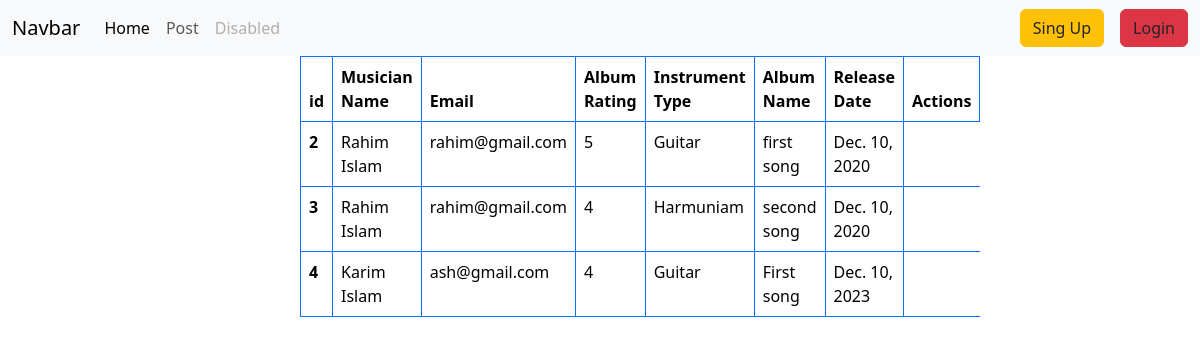
The page / on the database its author committed.
### album/models.py (models this page shows, shortened)
class albums(models.Model):
    Album_name = models.CharField(max_length=100)
    author = models.ForeignKey(User, on_delete=models.CASCADE)
    albums_release_date = models.DateField()
    album_rating = models.CharField(max_length = 5, choices=lists)
    Instrument_type = models.CharField(max_length=50)

### practice/views.py (the view)
# urls.py: 2. Add a URL to urlpatterns:  path('', views.home, name='home')
def home(request):
    data = albums.objects.all()
    return render(request,'home.html', {'data':data})

### templates/home.html
{% extends "base.html" %}
{% block content %}
<div style="width:50% ; margin : auto">
    <table class="table table-bordered border-primary">
        <thead>
          <tr>
            <th scope="col">id</th>
            <th scope="col">Musician Name</th>
            <th scope="col">Email</th>
            <th scope="col">Album Rating</th>
            <th scope="col">Instrument Type</th>
            <th scope="col">Album Name</th>
            <th scope="col">Release Date</th>
            <th scope="col">Actions</th>
          </tr>
        </thead>
        {% for profile in data %}
        {% if request.user.is_authenticated %}
        <tbody>
          <tr>
            <th scope="row">{{profile.id}}</th>
            <td>{{profile.author.first_name}} {{profile.author.last_name}}</td>
            <td>{{profile.author.email}}</td>
            <td>{{profile.album_rating}}</td>
            <td>{{profile.Instrument_type}}</td>
            <td>{{profile.Album_name}}</td>
            <td>{{profile.albums_release_date}}</td>
            <td>
                <div class="d-flex">
                    <a href="{% url 'edit' profile.id %}" class="btn btn-warning">Edit</a>
                    <a href="{% url 'delete' profile.id %}" class="btn btn-danger">Delete</a>
                </div>
            </td>
          </tr>
        </tbody>
        {% else %}
        <tbody>
          <tr>
            <th scope="row">{{profile.id}}</th>
            <td>{{profile.author.first_name}} {{profile.author.last_name}}</td>
            <td>{{profile.author.email}}</td>
            <td>{{profile.album_rating}}</td>
            <td>{{profile.Instrument_type}}</td>
            <td>{{profile.Album_name}}</td>
            <td>{{profile.albums_release_date}}</td>
          </tr>
        </tbody>
        {% endif %}
        {% endfor %}
      </table>
</div>
{% endblock  %}

### templates/base.html (shortened to what this page needs)
<!DOCTYPE html>
<html lang="en">
<head>
    <link href="https://cdn.jsdelivr.net/npm/bootstrap@5.3.2/dist/css/bootstrap.min.css" rel="stylesheet">
</head>
<body>
    <nav class="navbar navbar-expand-lg bg-body-tertiary">
        <div class="container-fluid">
          <a class="navbar-brand" href="#">Navbar</a>
          <div class="collapse navbar-collapse" id="navbarSupportedContent">
            <ul class="navbar-nav me-auto mb-2 mb-lg-0">
              <li class="nav-item">
                <a class="nav-link active" aria-current="page" href="{% url 'home' %}">Home</a>
              </li>
              <li class="nav-item">
                <a class="nav-link" href="{% url 'post' %}">Post</a>
              </li>
              <li class="nav-item">
                <a class="nav-link disabled" aria-disabled="true">Disabled</a>
              </li>
            </ul>
            {% if request.user.is_authenticated %}
            <a class=" mx-3 btn btn-warning text-dark" href="{% url 'profile' %}">Profile</a>
            <a class=" btn btn-danger text-dark"href="{% url 'user_logout' %}" >Logout</a>
            {% else %}
            <a class=" mx-3 btn btn-warning text-dark" href="{% url 'sing_up' %}">Sing Up</a>
            <a class=" btn btn-danger text-dark"href="{% url 'user_login' %}" >Login</a>
            {% endif %}
          </div>
        </div>
      </nav>
      {% block content %}{% endblock  %}
</body>
</html>

### rows shown on the page
albums: id "2", author.first_name "Rahim", author.last_name "Islam", author.email "rahim@gmail.com", album_rating "5", Instrument_type "Guitar", Album_name "first song", albums_release_date "Dec. 10, 2020"
albums: id "3", author.first_name "Rahim", author.last_name "Islam", author.email "rahim@gmail.com", album_rating "4", Instrument_type "Harmuniam", Album_name "second song", albums_release_date "Dec. 10, 2020"
albums: id "4", author.first_name "Karim", author.last_name "Islam", author.email "ash@gmail.com", album_rating "4", Instrument_type "Guitar", Album_name "First song", albums_release_date "Dec. 10, 2023"
